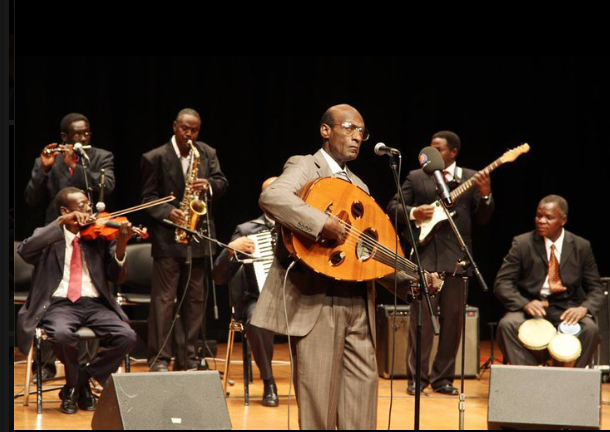
#> input picture MOHAMMED_ALAMIN_DOCUMENTARY/03_ASSETS/PHOTOS/mohamed_elamin_commons.png, 610 x 432 px, found by its file name; its folder holds 4 pictures in this run
$ python render_amin.py ../03_ASSETS/PHOTOS/mohamed_elamin_commons.png ../03_ASSETS/PHOTOS/wad_madani_road.jpg ../03_ASSETS/PHOTOS/wad_madani_road_rain.jpg
#> lines starting #> are read from the running program, lines starting #| are printed output that depends on the picture
"""Alwan cinematic documentary: Mohammed Al-Amin (based on Salah Al-Din Abdel-Hafeez's article).
On-screen narration (no voiceover), original score. Two layouts designed separately: h = 1920x1080, v = 1080x1920.
Usage: render_amin.py SCRATCH ORIENT(h|v) OUT_DIR [wK | preview times...]"""
import sys, os, json, math, subprocess
import numpy as np
from PIL import Image, ImageDraw, ImageFont, ImageFilter

S, ORI, OUT = sys.argv[1], sys.argv[2], sys.argv[3]
ARGS = sys.argv[4:]; WORKER = ARGS[0] if ARGS and ARGS[0].startswith("w") else None
PREVIEW = [] if WORKER else [float(x) for x in ARGS]
V = ORI == "v"; W, H = (1080, 1920) if V else (1920, 1080); FPS = 30; DUR = 240.0
def L(v, h): return v if V else h
R = "/home/user/Flare-Studio/MOHAMMED_ALAMIN_DOCUMENTARY/03_ASSETS/PHOTOS"

# palette: cinematic black, quiet gold, warm browns
INK = np.array([10, 9, 8], np.float32) / 255
GOLD = np.array([201, 162, 92], np.float32) / 255
GOLD_L = (226, 196, 140)
BROWN = np.array([74, 52, 36], np.float32) / 255
CREAM = (240, 230, 212)
RED = np.array([215, 36, 41], np.float32) / 255
FONT = {"amiri": f"{S}/fonts/Amiri-Bold.ttf", "alex": f"{S}/fonts/Alexandria%5Bwght%5D.ttf", "taj": f"{S}/fonts/Tajawal-Bold.ttf",
        "tajm": f"{S}/fonts/Tajawal-Medium.ttf", "tajx": f"{S}/fonts/Tajawal-ExtraBold.ttf", "oswald": f"{S}/fonts/Oswald%5Bwght%5D.ttf"}

def clamp(x, a=0.0, b=1.0): return max(a, min(b, x))
def eo(x): x = clamp(x); return 1 - (1 - x) ** 3
def eio(x): x = clamp(x); return x * x * (3 - 2 * x)
def lerp(a, b, u): return a + (b - a) * u
def fade(t, t0, t1, fi=0.6, fo=0.5):
    if t < t0 or t > t1: return 0.0
    return min(eo((t - t0) / fi), eio((t1 - t) / fo))

_c = {}
# [31 lines left out: functions text, blit, not called in this run]

def rect(fr, x0, y0, x1, y1, col, a=1.0):
    x0, y0, x1, y1 = [int(round(v)) for v in (max(0, x0), max(0, y0), min(W, x1), min(H, y1))]
    if x1 > x0 and y1 > y0: fr[y0:y1, x0:x1] = fr[y0:y1, x0:x1] * (1 - a) + col * a

yy, xx = np.mgrid[0:H, 0:W].astype(np.float32)
VIG = (1 - 0.62 * np.clip(((xx - W / 2) / (W * 0.72)) ** 2 + ((yy - H / 2) / (H * 0.68)) ** 2, 0, 1) ** 1.3)[..., None].astype(np.float32)
GRAIN = [np.random.default_rng(k).normal(0, 0.022, (H, W, 1)).astype(np.float32) for k in range(6)]
LOWER = np.clip((yy - H * 0.55) / (H * 0.35), 0, 1)[..., None] ** 1.4

# ---------------------------------------------------------------- photos (warm cinematic grade)
# [6 lines left out: function grade, not called in this run]
def load(name): return Image.open(f"{R}/{name}").convert("RGB")
#> called with name = 'mohamed_elamin_commons.png'
ART = load("mohamed_elamin_commons.png")
# upscale the small archive photo once (Lanczos + gentle sharpen), it is shown as a framed print, never full-bleed
ART_UP = ART.resize((ART.width * 3, ART.height * 3), Image.LANCZOS).filter(ImageFilter.UnsharpMask(2.0, 60, 3))
PH = {"nile": load("wad_medani_blue_nile.jpg"), "road": load("wad_madani_road_rain.jpg"), "road1": load("wad_madani_road.jpg")}
#> call 2 of load, with name = 'wad_medani_blue_nile.jpg'
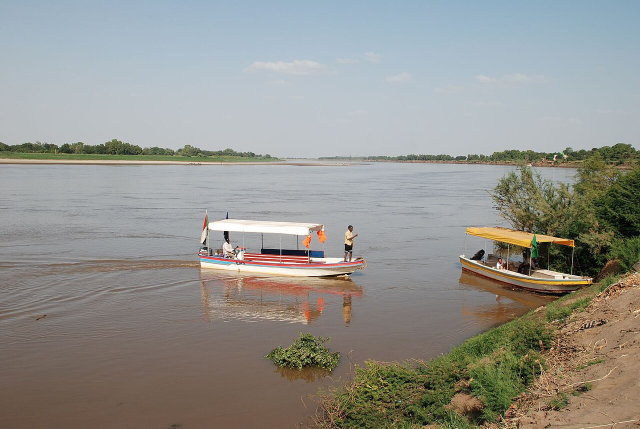
#> input picture MOHAMMED_ALAMIN_DOCUMENTARY/03_ASSETS/PHOTOS/wad_medani_blue_nile.jpg, 1280 x 857 px, found by its file name (shown at 1/2 size)
#> in load, returned value is the input picture: PIL image 1280x857 RGB; mean R, G, B 147.2, 146.5, 140.9
#> call 3 of load, with name = 'wad_madani_road_rain.jpg'
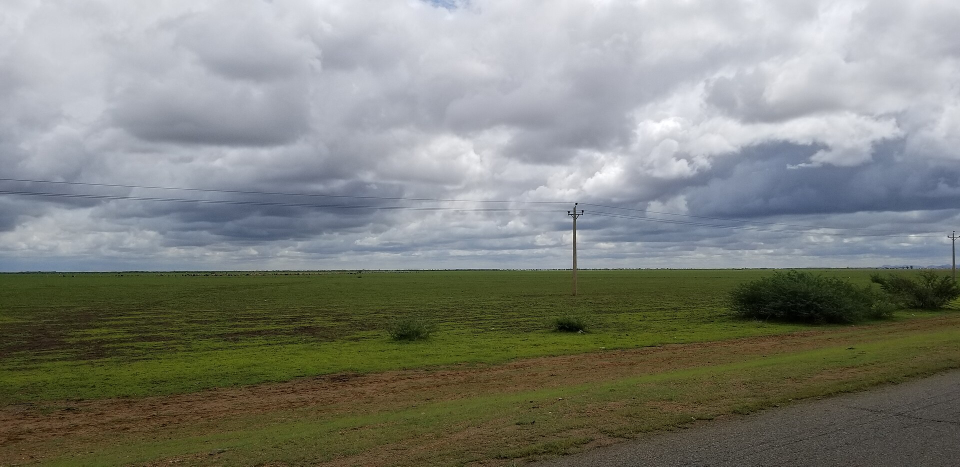
#> input picture MOHAMMED_ALAMIN_DOCUMENTARY/03_ASSETS/PHOTOS/wad_madani_road_rain.jpg, 1920 x 933 px, found by its file name (shown at 1/2 size)
#> in load, returned value is the input picture: PIL image 1920x933 RGB; mean R, G, B 127.5, 130.3, 122.9
#> call 4 of load, with name = 'wad_madani_road.jpg'
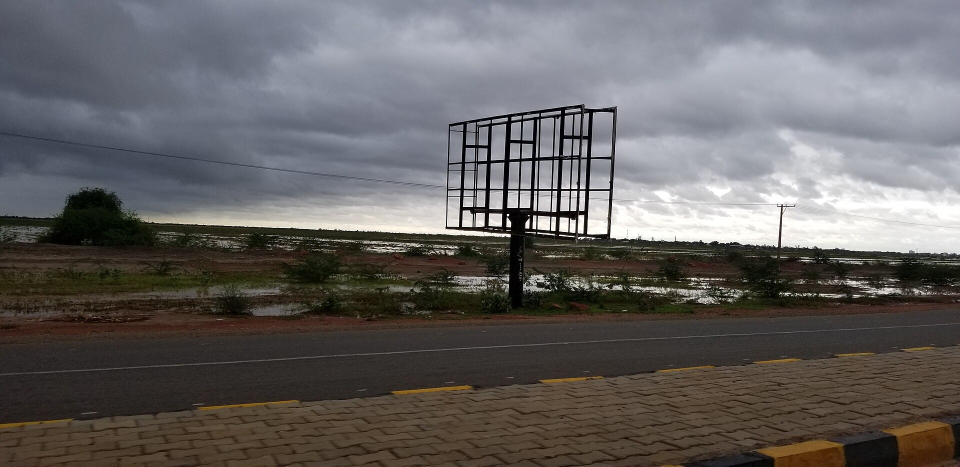
#> input picture MOHAMMED_ALAMIN_DOCUMENTARY/03_ASSETS/PHOTOS/wad_madani_road.jpg, 1920 x 933 px, found by its file name (shown at 1/2 size)
#> in load, returned value is the input picture: PIL image 1920x933 RGB; mean R, G, B 101.5, 98.7, 98.1
_g = {}
# [12 lines left out: functions gimg, cover, not called in this run]

_blur = {}
# [15 lines left out: function print_photo, not called in this run]

# ---------------------------------------------------------------- maps (Natural Earth; Sudan per its official position, Halaib included)
#> (the run stopped early here; a loop or call above may not have finished)
